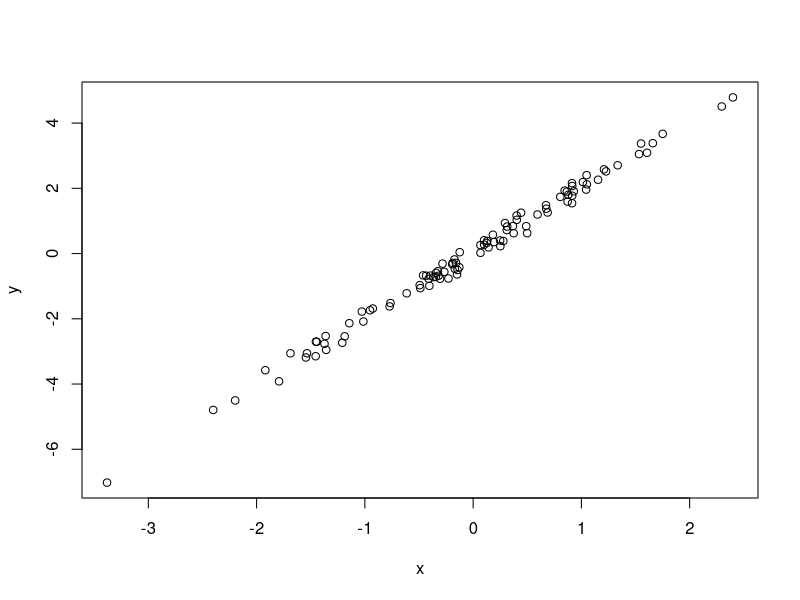

Generate this figure with R:
#simulate and plot data
# Erin Tracy 
# etracy1121@gmail.com
# 2021-03-23

#Simulate data from normal distribution
x <- rnorm(n = 100)
y <- 2 * x + rnorm(n = 100, sd= 0.2)

#plot simulated data
plot(x = x, y = y)
#save file, add by clicking box in github tab, 
#click commit, write a commit message and commit, push (green arrow) to github